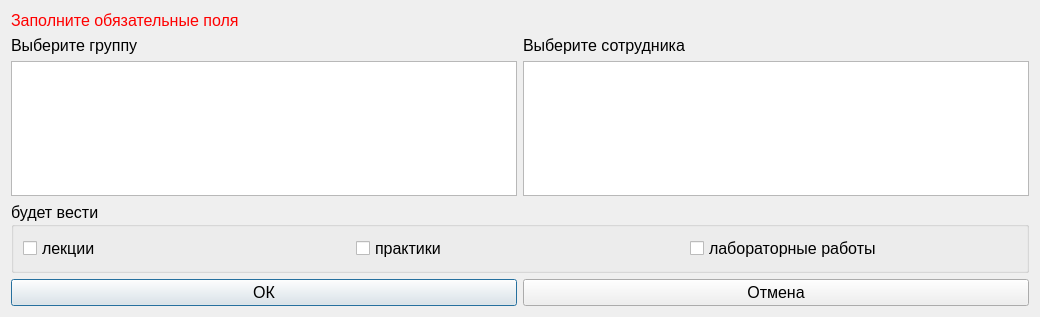
<?xml version="1.0" encoding="UTF-8"?>
<ui version="4.0">
 <class>addoredit_prepodDiscipline</class>
 <widget class="QDialog" name="addoredit_prepodDiscipline">
  <property name="geometry">
   <rect>
    <x>0</x>
    <y>0</y>
    <width>1040</width>
    <height>317</height>
   </rect>
  </property>
  <property name="font">
   <font>
    <pointsize>12</pointsize>
   </font>
  </property>
  <property name="windowTitle">
   <string>Назачение преподавателя на дисциплину</string>
  </property>
  <layout class="QGridLayout" name="gridLayout">
   <item row="4" column="0">
    <widget class="QListView" name="listView_gruppa"/>
   </item>
   <item row="4" column="1">
    <widget class="QListView" name="listView_sotrudnik"/>
   </item>
   <item row="5" column="0" colspan="2">
    <widget class="QGroupBox" name="groupBox">
     <property name="title">
      <string>будет вести</string>
     </property>
     <layout class="QGridLayout" name="gridLayout_2">
      <item row="0" column="0">
       <widget class="QCheckBox" name="checkBox_lk">
        <property name="text">
         <string>лекции</string>
        </property>
       </widget>
      </item>
      <item row="0" column="1">
       <widget class="QCheckBox" name="checkBox_pr">
        <property name="text">
         <string>практики</string>
        </property>
       </widget>
      </item>
      <item row="0" column="2">
       <widget class="QCheckBox" name="checkBox_lb">
        <property name="text">
         <string>лабораторные работы</string>
        </property>
       </widget>
      </item>
     </layout>
    </widget>
   </item>
   <item row="3" column="1">
    <widget class="QLabel" name="label_3">
     <property name="text">
      <string>Выберите сотрудника</string>
     </property>
    </widget>
   </item>
   <item row="3" column="0">
    <widget class="QLabel" name="label_2">
     <property name="text">
      <string>Выберите группу</string>
     </property>
    </widget>
   </item>
   <item row="6" column="0">
    <widget class="QPushButton" name="pushButton_ok">
     <property name="font">
      <font>
       <pointsize>12</pointsize>
      </font>
     </property>
     <property name="text">
      <string>ОК</string>
     </property>
     <property name="icon">
      <iconset resource="../resourses.qrc">
       <normaloff>:/img/img/ok.png</normaloff>:/img/img/ok.png</iconset>
     </property>
    </widget>
   </item>
   <item row="6" column="1">
    <widget class="QPushButton" name="pushButton_cancel">
     <property name="font">
      <font>
       <pointsize>12</pointsize>
      </font>
     </property>
     <property name="text">
      <string>Отмена</string>
     </property>
     <property name="icon">
      <iconset resource="../resourses.qrc">
       <normaloff>:/img/img/cancel.png</normaloff>:/img/img/cancel.png</iconset>
     </property>
    </widget>
   </item>
   <item row="0" column="0" colspan="2">
    <widget class="QLabel" name="label_error">
     <property name="font">
      <font>
       <pointsize>12</pointsize>
      </font>
     </property>
     <property name="styleSheet">
      <string notr="true">color:red</string>
     </property>
     <property name="text">
      <string>Заполните обязательные поля</string>
     </property>
    </widget>
   </item>
  </layout>
 </widget>
 <resources>
  <include location="../resourses.qrc"/>
 </resources>
 <connections/>
</ui>
